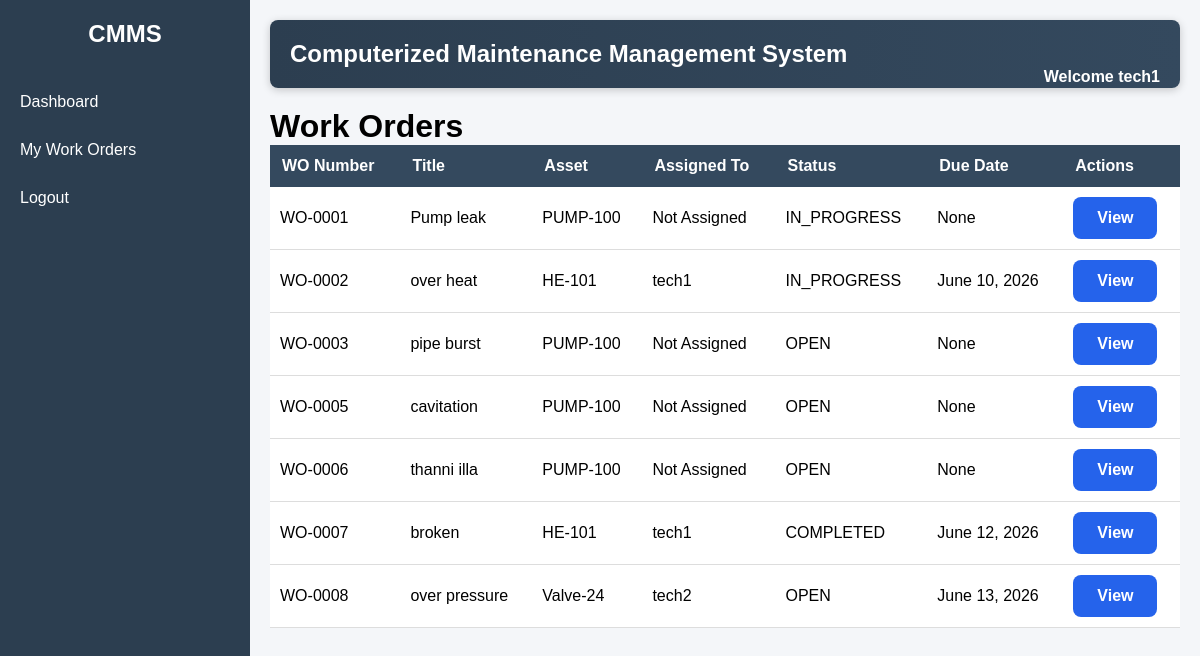
/workorders/ (signed in), run on an earlier commit of the app's database.
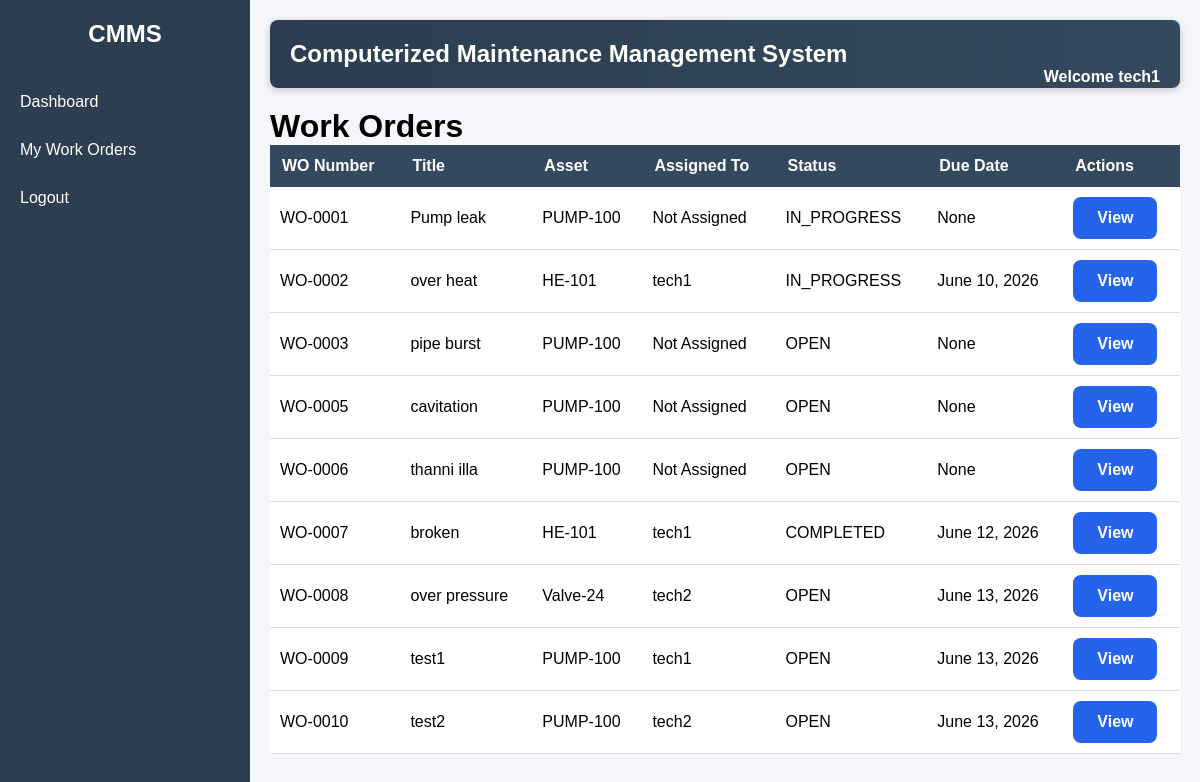
And on a later commit of the database.
### workorders/models.py (models this page shows, shortened)
class WorkOrder(models.Model):
    STATUS_CHOICES = [
        ('OPEN', 'Open'),
        ('IN_PROGRESS', 'In Progress'),
        ('COMPLETED', 'Completed'),
    ]
    work_order_number = models.CharField(
        max_length=20,
        unique=True,
        blank=True
    )
    title = models.CharField(
        max_length=200
    )
    description = models.TextField()
    asset = models.ForeignKey(
        Asset,
        on_delete=models.CASCADE
    )
    status = models.CharField(
        max_length=20,
        choices=STATUS_CHOICES,
        default='OPEN'
    )
    created_date = models.DateField(
        auto_now_add=True
    )
    updated_date = models.DateTimeField(
        auto_now=True
    )
    assigned_to = models.ForeignKey(
        User,
        on_delete=models.SET_NULL,
        null=True,
        blank=True,
        related_name='assigned_work_orders'
    )
    due_date = models.DateField(
        null=True,
        blank=True
    )

### assets/models.py (models this page shows, shortened)
class Asset(models.Model):
    STATUS_CHOICES = [
        ('ACTIVE', 'Active'),
        ('INACTIVE', 'Inactive'),
        ('UNDER_MAINTENANCE', 'Under Maintenance'),
    ]
    CRITICALITY_CHOICES = [
        ('LOW', 'Low'),
        ('MEDIUM', 'Medium'),
        ('HIGH', 'High'),
    ]
    asset_code = models.CharField(max_length=50, unique=True)
    name = models.CharField(max_length=200)
    installation_date = models.DateField()
    status = models.CharField(
        max_length=20,
        choices=STATUS_CHOICES,
        default='ACTIVE'
    )
    criticality = models.CharField(
        max_length=10,
        choices=CRITICALITY_CHOICES,
        default='MEDIUM'
    )
    created_at = models.DateTimeField(auto_now_add=True)
    updated_at = models.DateTimeField(auto_now=True)

### workorders/views.py (the view)
# urls.py: path('', work_order_list, name='work_order_list'),
@login_required
def work_order_list(request):
    work_orders = get_all_work_orders()
    return render(
        request,
        'workorders/work_order_list.html',
        {
            'work_orders': work_orders,
            'current_page': 'workorders',
        }
    )

### accounts/context_processors.py (called while the page is built)
def user_roles(request):
    if not request.user.is_authenticated:
        return {}
    return {
        'is_admin': is_admin(request.user),
        'is_manager': is_manager(request.user),
        'is_technician': is_technician(request.user),
        'is_admin_or_manager': is_admin_or_manager(request.user),
    }

### accounts/permissions.py (called while the page is built)
def is_admin(user):
    return user.groups.filter(name='Admin').exists()

def is_manager(user):
    return user.groups.filter(name='Manager').exists()

def is_technician(user):
    return user.groups.filter(name='Technician').exists()

def is_admin_or_manager(user):
    return (
        is_admin(user)
        or
        is_manager(user)
    )

### workorders/services.py (called while the page is built)
def get_all_work_orders():
    return WorkOrder.objects.all()

### templates/workorders/work_order_list.html (shortened to what this page needs)
{% extends 'base.html' %}
{% block content %}
<h1>Work Orders</h1>
<table>
    <tr>
        <th>WO Number</th>
        <th>Title</th>
        <th>Asset</th>
        <th>Assigned To</th>
        <th>Status</th>
        <th>Due Date</th>
        <th>Actions</th>
    </tr>
    {% for work_order in work_orders %}
    <tr>
        <td>
            {{ work_order.work_order_number }}
        </td>
        <td>
            {{ work_order.title }}
        </td>
        <td>
            {{ work_order.asset.asset_code }}
        </td>
        <td>
            {% if work_order.assigned_to %}
                {{ work_order.assigned_to.username }}
            {% else %}
                Not Assigned
            {% endif %}
        </td>
        <td>
            {{ work_order.status }}
        </td>
        <td>
            {{ work_order.due_date }}
        </td>
        <td>
            <a href="/workorders/{{ work_order.id }}/"
               class="action-btn">
                View
            </a>
        </td>
    </tr>
    {% empty %}
    <tr>
        <td colspan="7">
            No work orders found.
        </td>
    </tr>
    {% endfor %}
</table>
{% endblock %}

### templates/base.html (shortened to what this page needs)
{% load static %}
<!DOCTYPE html>
<html>
<head>
        <link rel="stylesheet"
          href="{% static 'css/style.css' %}">
</head>
<body>
<div class="layout">
    <div class="sidebar">
        <h2>CMMS</h2>
        <a href="{% url 'dashboard' %}"
        class="{% if current_page == 'dashboard' %}active-link{% endif %}">
            Dashboard
        </a>
        {% if is_technician %}
        <a href="{% url 'my_work_orders' %}"
        class="{% if current_page == 'myworkorders' %}active-link{% endif %}">
            My Work Orders
        </a>
        {% endif %}
        <a href="/logout/">
            Logout
        </a>
    </div>
    <div class="content">
        <div class="topbar">
            <h2>
                Computerized Maintenance Management System
            </h2>
            <span class="welcome">
                Welcome
                {{ request.user.username }}
            </span>
        </div>
        {% block content %}
        {% endblock %}
    </div>
</div>
</body>
</html>

### static/css/style.css (style rules this page uses)
* { margin: 0; padding: 0; box-sizing: border-box; }
body { font-family: Arial, sans-serif; background-color: #f4f6f9; }
.layout { display: flex; min-height: 100vh; }
.sidebar { width: 250px; background-color: #2c3e50; color: white; padding-top: 20px; }
.sidebar h2 { text-align: center; margin-bottom: 30px; }
.sidebar a { display: block; color: white; text-decoration: none; padding: 15px 20px; }
.content { flex: 1; padding: 20px; }
.topbar { background: linear-gradient( 90deg, #2c3e50, #34495e ); color: white; padding: 20px; margin-bottom: 20px; border-radius: 8px; box-shadow: 0 2px 8px rgba(0,0,0,0.2); }
.topbar h2 { margin: 0; }
.welcome { float: right; font-weight: bold; }
table { width: 100%; border-collapse: collapse; background-color: white; }
th { background-color: #34495e; color: white; padding: 12px; text-align: left; }
td { padding: 10px; border-bottom: 1px solid #ddd; }
.action-btn { display: inline-block; padding: 12px 24px; background: #2563eb; color: white; text-decoration: none; border-radius: 8px; font-weight: 600; transition: 0.2s; }

What changed in the data, as far as the page shows it:
added WorkOrder: work_order_number "WO-0009", title "test1", asset.asset_code "PUMP-100", assigned_to.username "tech1", status "OPEN", due_date "June 13, 2026"
added WorkOrder: work_order_number "WO-0010", title "test2", asset.asset_code "PUMP-100", assigned_to.username "tech2", status "OPEN", due_date "June 13, 2026"
